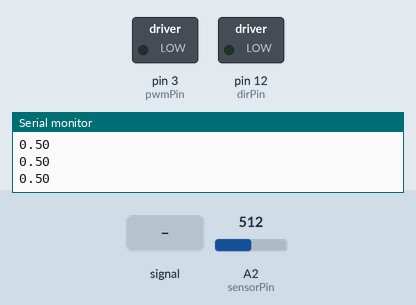
A sketch run on a simulated Arduino Uno, built with avr-gcc and run on an emulated ATmega328P. Shown: switched loads named in the sketch (green lamp = pin HIGH), the last lines printed to the serial monitor. Inputs (shaded band) come from the test bench; at power-on: A2 (sensorPin) = 512.

Above: at 1.2 s.
1.3 s: A2 (sensorPin) fed a 200 Hz sine of ±81 counts around its level
4.3 s: A2 (sensorPin) set to 982
At 6.4 s:
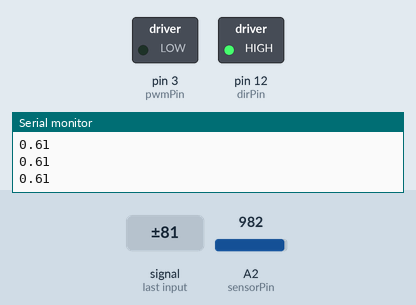
7.1 s: A2 (sensorPin) set to 38
At 8.54 s:
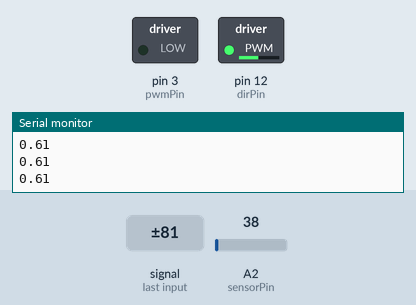
Timing chart, 0 to 16.1 s (numbered marks = the images above; inputs shaded):
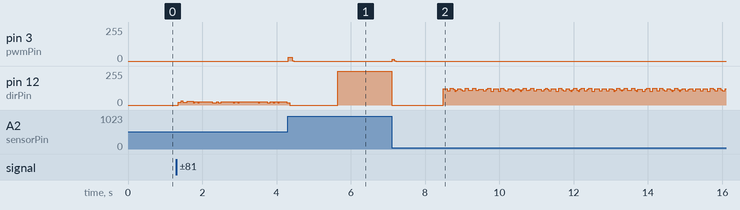

The sketch:

hapvol-handle.ino
```cpp
// Based on: https://hapkit.stanford.edu/files/HapkitLab4SolutionsForWebsite.ino

// Includes
#include <math.h>

// Pins
int pwmPin = 3;
int dirPin = 12;
int sensorPin = A2;

// Constants for force-torque conversion
double rp = 0.004191;
double rs = 0.073152;
double rh = 0.065659;

// Force output variables
double force = 0;           // force at the handle
double Tp = 0;              // torque of the motor pulley
double duty = 0;            // duty cylce (between 0 and 255)
unsigned int output = 0;    // output command to the motor

// Values specific to the prototype
int minVal = 48;
int maxVal = 972;
const double absPosPerDegree = 72.13;
const double handle_radius = 0.065659;   //[m]

// Position tracking variables
int absPos = 0;
int initPos = 0;
int rawPos = 0;
int lastRawPos = 0;
int flipNumber = 0;
double angle = 0;
double posMeters = 0;
double lastPosMeters = 0;
double velocity = 0;
double lastVelocity = 0;
double lastLastVelocity = 0;
double lastTimeAtSurface = 0;
double lastTime = 0;
double errorSum = 0;
boolean flipped = false;

// iteration counter
int i = 0;

void setup() {
  // Set up serial communication
  Serial.begin(57600);

  // Set PWM frequency
  setPwmFrequency(pwmPin, 1);

  // Input pins
  pinMode(sensorPin, INPUT); // set MR sensor pin to be an input

  // Output pins
  pinMode(pwmPin, OUTPUT);  // PWM pin for motor
  pinMode(dirPin, OUTPUT);  // dir pin for motor

  // Initialize motor
  analogWrite(pwmPin, 0);     // set to not be spinning (0/255)
  digitalWrite(dirPin, LOW);  // set direction

  // Initialize position valiables
  lastRawPos = analogRead(sensorPin);
  initPos = lastRawPos;

  // Used for hard surface rendering
  lastTimeAtSurface = 0;
}

void loop() {
  i++;
  updatePos();

  const double startAngle = -30.0;
  const double endAngle = 30.0;

  // Volume knob ranges from -25 to 25 degrees
  double volume = abs(calculateVolume(startAngle, endAngle));

  force =  calculateWallForce(startAngle, endAngle);
  force += calculateTextureForce(startAngle, endAngle, volume);

  if (i % 75 == 0) {
    Serial.println(volume);
  }

  motorControl();
}

// Returns value for the volume between 0 and 1
double calculateVolume(double start, double end) {
  if (angle >= end) {
    return 0.0;
  } else if (angle <= start) {
    return 1.0;
  }

  double absVolume = ((angle + start) / ((end - start) / 100.0));
  return absVolume / 100.0;
}

double calculateWallForce(double start, double end) {
  const double wallConstant = 0.15;

  // Apply wall force
  if (angle < start-2 || angle > end+2) {
    return angle * wallConstant;
  }
  return 0.0;
}

double calculateTextureForce(double start, double end, double volume) {
  if (angle <= start || angle >= end) {
    return 0.0;
  }

  const double damper = 1;
  int absVolume = (int)(volume * 100.0);

  // Apply texture force
  int center = absVolume % 10;
  if (center < 1 && center > -1) {
    return -damper * velocity;
  }
  return 0.0;
}

void updatePos() {
  // Get voltage output by MR sensor
  rawPos = analogRead(sensorPin);  //current raw position from MR sensor

  // Update min and max values of MR sensor
  if (rawPos > maxVal) {
    maxVal = rawPos;
  }
  if (rawPos < minVal) {
    minVal = rawPos;
  }

  int maxDistance = maxVal - minVal;
  int threshold = maxDistance * 0.3;

  // Calculate position difference
  int rawDiff = rawPos - lastRawPos;
  int rawOffset = abs(rawDiff);

  if (rawOffset > threshold && !flipped) {
    if(rawDiff > 0) {
      flipNumber--;
    } else {
      flipNumber++;
    }

    flipped = true;
  } else {
    flipped = false;
  }

  // Set last raw position
  lastRawPos = rawPos;

  // Update absolute position
  absPos = rawPos + flipNumber * maxDistance - initPos;

  // Calculate angle
  angle = absPos / absPosPerDegree;

  // Calculate Position in meters
  double radiant = (angle * PI) / 180;
  posMeters = radiant * handle_radius;

  // Calculate velocity
  velocity = -(.95*.95) * lastLastVelocity + 2*.95*lastVelocity + (1-.95)*(1-.95)*(posMeters - lastPosMeters)/.0001;
  lastPosMeters = posMeters;
  lastLastVelocity = lastVelocity;
  lastVelocity = velocity;
}


/*
      Output to motor
*/
void motorControl() {
  Tp = rp / rs * rh * force;  // Compute the require motor pulley torque (Tp) to generate that force
  // Determine correct direction for motor torque
  // You may need to reverse the digitalWrite functions according to your motor connections
  if (force < 0) {
    digitalWrite(dirPin, HIGH);
  } else {
    digitalWrite(dirPin, LOW);
  }

  // Compute the duty cycle required to generate Tp (torque at the motor pulley)
  duty = sqrt(abs(Tp) / 0.03);

  // Make sure the duty cycle is between 0 and 100%
  if (duty > 1) {
    duty = 1;
  } else if (duty < 0) {
    duty = 0;
  }
  output = (int)(duty * 255);  // convert duty cycle to output signal

  analogWrite(pwmPin, output); // output the signal
}

/*
   setPwmFrequency
*/
void setPwmFrequency(int pin, int divisor) {
  byte mode;
  if (pin == 5 || pin == 6 || pin == 9 || pin == 10) {
    switch (divisor) {
      case 1: mode = 0x01; break;
      case 8: mode = 0x02; break;
      case 64: mode = 0x03; break;
      case 256: mode = 0x04; break;
      case 1024: mode = 0x05; break;
      default: return;
    }
    if (pin == 5 || pin == 6) {
      TCCR0B = TCCR0B & 0b11111000 | mode;
    } else {
      TCCR1B = TCCR1B & 0b11111000 | mode;
    }
  } else if (pin == 3 || pin == 11) {
    switch (divisor) {
      case 1: mode = 0x01; break;
      case 8: mode = 0x02; break;
      case 32: mode = 0x03; break;
      case 64: mode = 0x04; break;
      case 128: mode = 0x05; break;
      case 256: mode = 0x06; break;
      case 1024: mode = 0x7; break;
      default: return;
    }
    TCCR2B = TCCR2B & 0b11111000 | mode;
  }
}

int sgn(double x) {
  if (x == 0)
    return 0;
  else
    return (x > 0) ? 1 : -1;
}
```

Measured:
- after the input at 4.3 s, pin 3 (pwmPin): 0/255 → 30/255 at once, → 0/255 0.11 s later
- after the input at 7.1 s, pin 3 (pwmPin): 0/255 → 15/255 at once, → 0/255 0.06 s later
